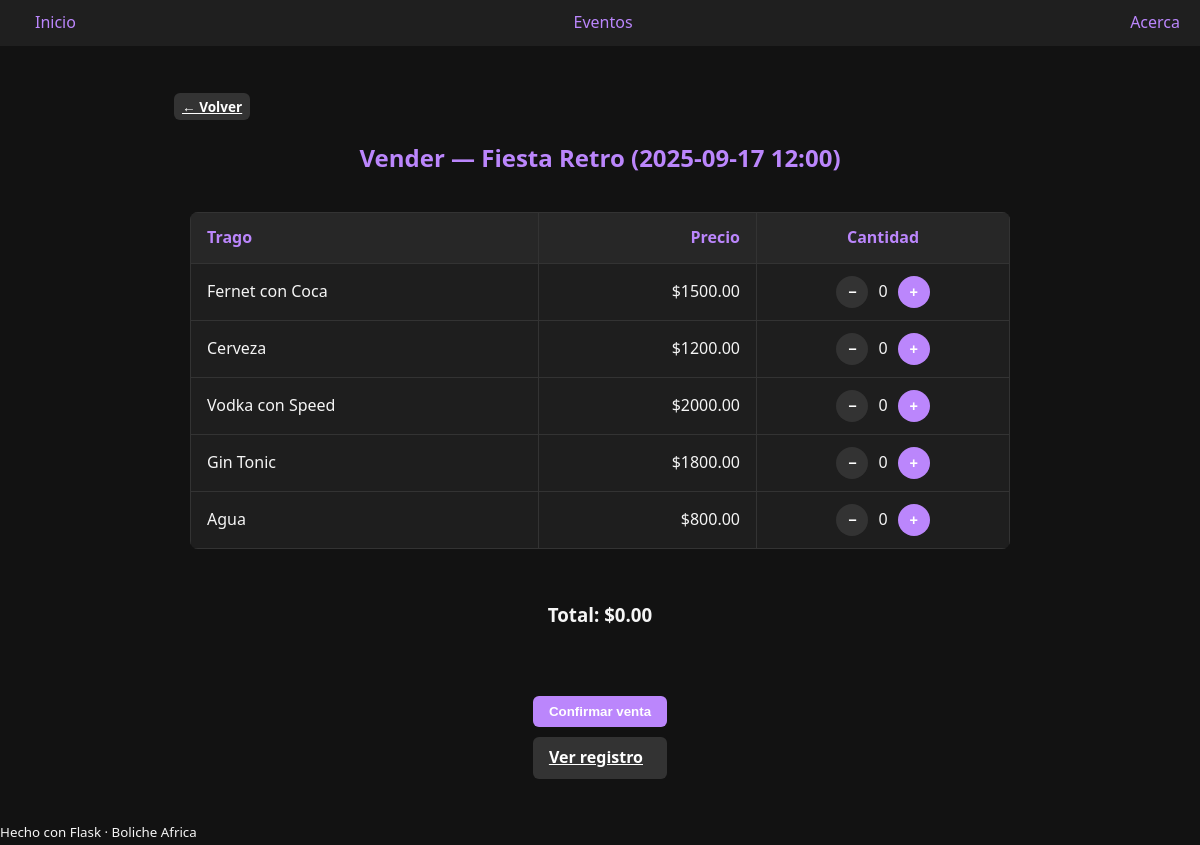
The app's page /eventos/11/vender with its own data.
### tables this page shows
CREATE TABLE events (
            id INTEGER PRIMARY KEY AUTOINCREMENT,
            nombre TEXT NOT NULL,
            fecha TEXT NOT NULL,    -- YYYY-MM-DD
            hora  TEXT NOT NULL,    -- HH:MM
            dj TEXT,
            precio_base REAL DEFAULT 0,
            capacidad INTEGER DEFAULT 0,
            estado TEXT DEFAULT 'Programado'  -- Programado|En curso|Cerrado
        );

### app.py (the view, shortened to what this page needs)
@app.route("/eventos/<int:event_id>/vender", methods=["GET", "POST"])
def vender(event_id):
    e = fetch_event_by_id(event_id)
    if not e:
        flash("Evento no encontrado.", "error")
        return redirect(url_for("eventos"))
    if not evento_es_hoy(e):
        flash("Este evento no es hoy, no se pueden registrar ventas.", "error")
        return redirect(url_for("eventos"))
    return render_template("vender.html", evento=e, catalogo=catalogo_tragos)

### app.py (called while the page is built)
def evento_es_hoy(evento):
    hoy = datetime.now().date()
    fecha_evento = datetime.strptime(evento["fecha"], "%Y-%m-%d").date()
    return fecha_evento == hoy

@app.context_processor
def inject_globals():
    return dict(APP_NAME=APP_NAME, evento_es_hoy=evento_es_hoy)

### db.py (called while the page is built)
def get_conn():
    conn = sqlite3.connect(DB_PATH, timeout=10)
    conn.row_factory = sqlite3.Row
    conn.execute("PRAGMA journal_mode=WAL;")
    conn.execute("PRAGMA foreign_keys=ON;")
    return conn

def fetch_event_by_id(event_id: int):
    with get_conn() as conn:
        cur = conn.execute("""
            SELECT id, nombre, fecha, hora, capacidad, estado
            FROM events
            WHERE id = ?
        """, (event_id,))
        row = cur.fetchone()
        return dict(row) if row else None

### templates/vender.html (shortened to what this page needs)
{% extends "base.html" %}
{% block content %}
<div class="back-row" style="margin: 8px 0 0 24px;">
  <a href="{{ url_for('eventos') }}" class="btn btn-secondary btn-sm" style="padding:4px 8px; font-size:.85rem;">← Volver</a>
</div>
<div class="sell-wrapper" style="max-width:980px; margin:0 auto;">
  <h2 style="text-align:center;">Vender — {{ evento.nombre }} ({{ evento.fecha }} {{ evento.hora }})</h2>
  <form method="post" id="ventaForm" style="max-width:820px; margin: 0 auto;">
    <div class="table-wrap" style="overflow-x:auto;">
      <table class="table-sell" style="width:100%; border-collapse:collapse;">
        <thead>
          <tr>
            <th style="text-align:left; padding:12px 16px;">Trago</th>
            <th style="text-align:right; padding:12px 16px;">Precio</th>
            <th style="text-align:center; padding:12px 16px; width:220px;">Cantidad</th>
          </tr>
        </thead>
        <tbody>
          {% for t in catalogo %}
          <tr>
            <td style="padding:12px 16px;">{{ t.nombre }}</td>
            <td style="padding:12px 16px; text-align:right;">${{ "%.2f"|format(t.precio) }}</td>
            <td style="padding:12px 16px; text-align:center;">
              <div class="qty" style="display:flex; justify-content:center; align-items:center; gap:10px;">
                <button type="button" class="btn btn-sm btn-secondary btn-minus" data-id="{{ t.id }}" style="width:32px;height:32px;border-radius:50%;padding:0;">−</button>
                <span id="cant_{{ t.id }}">0</span>
                <button type="button" class="btn btn-sm btn-plus" data-id="{{ t.id }}" style="width:32px;height:32px;border-radius:50%;padding:0;">+</button>
              </div>
            </td>
          </tr>
          {% endfor %}
        </tbody>
      </table>
    </div>
    <div style="margin:20px 0; text-align:center;">
      <h3 style="display:inline-block;">Total: $<span id="total">0.00</span></h3>
    </div>
    <div class="actions" style="display:flex; flex-direction:column; gap:10px; max-width:820px; margin:0 auto;">
      <button type="submit" id="btnConfirmar" class="btn" disabled>Confirmar venta</button>
      <a href="{{ url_for('ver_tragos', event_id=evento.id) }}" class="btn btn-secondary">Ver registro</a>
    </div>
  </form>
</div>
{% endblock %}

### static/css/app.css (style rules this page uses)
body { font-family: 'Segoe UI', Tahoma, sans-serif; background-color: #121212; color: #f5f5f5; margin: 0; padding: 0; line-height: 1.6; }
h1, h2 { color: #bb86fc; }
button, .btn { background: #bb86fc; border: none; padding: 8px 16px; border-radius: 6px; color: #fff; cursor: pointer; transition: background 0.2s; font-weight: bold; }
.btn-secondary { background: #333; color: #fff; }
.btn-sm { padding: 6px 10px; font-size: .9rem; }
table { border-collapse: collapse; width: 100%; margin-top: 15px; background: #1e1e1e; border-radius: 8px; overflow: hidden; }
th, td { border: 1px solid #333; padding: 10px; text-align: left; }
th { background: #272727; color: #bb86fc; }
form { max-width: 400px; margin: 20px 0; display: flex; flex-direction: column; gap: 12px; }

### records on screen
events: nombre "Fiesta Retro", fecha "2025-09-17", hora "12:00"

### other values on screen
{{ t.nombre }} "Fernet con Coca" "Cerveza" "Vodka con Speed" "Gin Tonic" "Agua"
{{ "%.2f"|format(t.precio) }} "1500.00" "1200.00" "2000.00" "1800.00" "800.00"
{{ APP_NAME }} "Boliche Africa"
